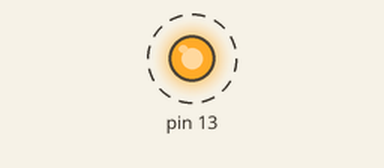
The sketch below on a simulated Arduino Uno, built with avr-gcc and run on an emulated ATmega328P. Shown: output pins drawn as LEDs (lit = HIGH). Dashed ring = blinking. What the sketch prints to the serial monitor is not drawn.

Above: at 0.2 s.
Timing chart, 0 to 3.0 s (numbered marks = the images above):
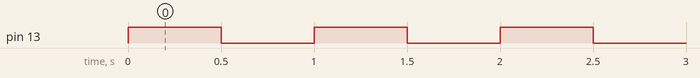

The sketch:

code.ino
```cpp
#define CPU 16000000UL
#include<avr/io.h>
#include<util/delay.h>
#define BAUD 9600
uint16_t ubrr=CPU/16/BAUD-1;

int writefn(unsigned char x)
{
  while ((UCSR0A &(1<<UDRE0)) == 0){}
  UDR0=x;
}

int main()
{
  //serial communication
  UCSR0C=(3<<UCSZ00)|(1<<USBS0);
  UCSR0B=(1<<TXEN0);

  //sei();

  //set baud rate
  UBRR0L=ubrr;
  UBRR0H=(ubrr>>8);

  DDRB=0x20; //Declared as output

  while (1)
  {
    PORTB|=0x20;
    unsigned char i='a';
    writefn(i);
    _delay_ms(500);
    PORTB=0x00;
    _delay_ms(500);

  }
}
```

Measured:
- by itself, pin 13: alternates HIGH for 0.50 s and LOW for 0.50 s
